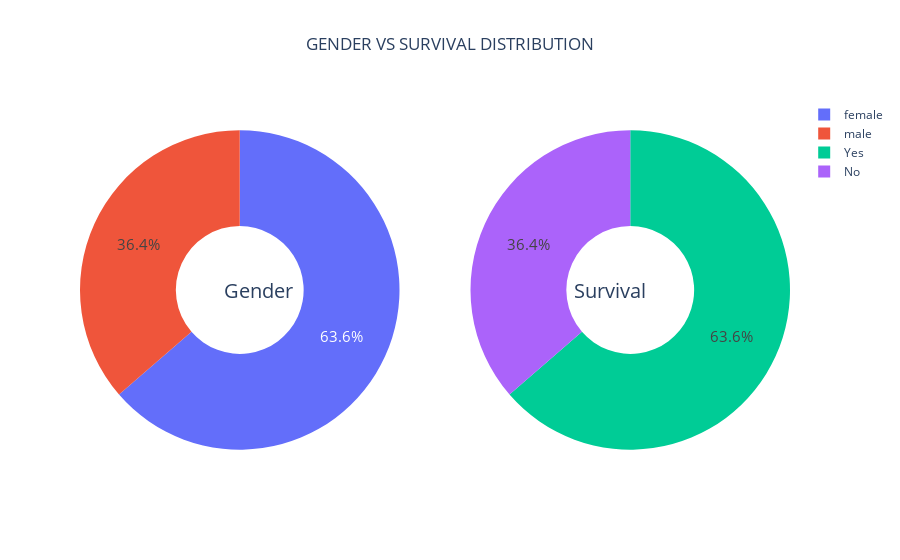

Notebook source saved alongside this figure:
### Code cell
gender=["female","male"]
survival=["Yes","No"]
fig=make_subplots(rows=1,cols=2,specs=[[{'type':'domain'},{'type':'domain'}]])
fig.add_trace(go.Pie(labels=gender,values=titanic_data["Sex"].value_counts(),name="Gender"),1,1)
fig.add_trace(go.Pie(labels=survival,values=titanic_data["Survived"].value_counts(),name="Survival"),1,2)
fig.update_traces(hole=0.4, hoverinfo="label+percent+name",textfont_size=15)
fig.update_layout(title_text="GENDER VS SURVIVAL DISTRIBUTION",title_x=0.5,annotations=[
    dict(text="Gender",x=0.2,y=0.5,font_size=20,showarrow=False),
    dict(text="Survival",x=0.8,y=0.5,font_size=20,showarrow=False)])
fig.show()

### Figure 1 — Plotly figure (JSON) as saved in the notebook; plotly's stock layout.template omitted (floating-point values rounded to 4 significant figures)
{"data": [{"domain": {"x": [0, 0.45], "y": [0, 1]}, "hole": 0.4, "hoverinfo": "label+percent+name", "labels": ["female", "male"], "name": "Gender", "textfont": {"size": 15}, "type": "pie", "values": [266, 152]}, {"domain": {"x": [0.55, 1], "y": [0, 1]}, "hole": 0.4, "hoverinfo": "label+percent+name", "labels": ["Yes", "No"], "name": "Survival", "textfont": {"size": 15}, "type": "pie", "values": [266, 152]}], "layout": {"annotations": [{"font": {"size": 20}, "showarrow": false, "text": "Gender", "x": 0.2, "y": 0.5}, {"font": {"size": 20}, "showarrow": false, "text": "Survival", "x": 0.8, "y": 0.5}], "title": {"text": "GENDER VS SURVIVAL DISTRIBUTION", "x": 0.5}}}
